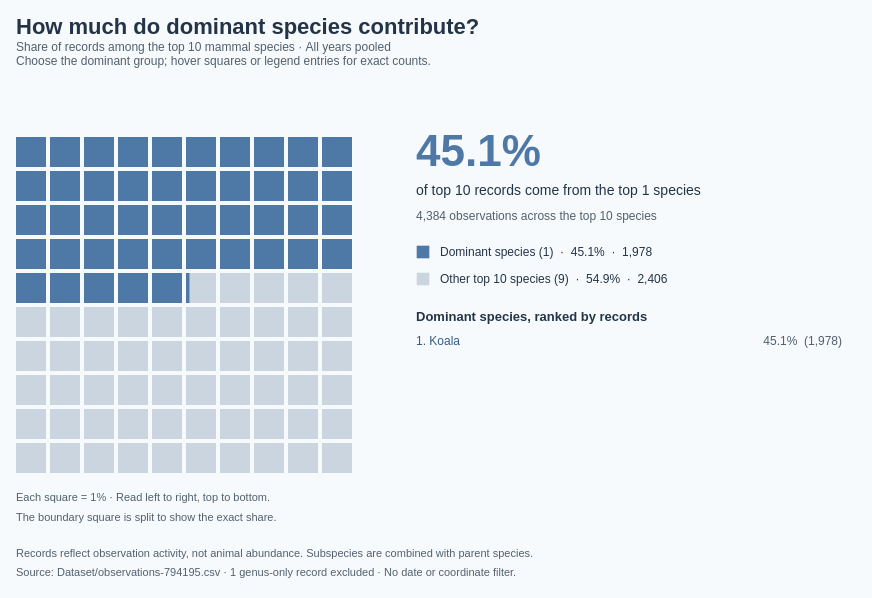

Vega-Lite specification stored for this chart:
### Vega specification from a JSON file in a GitHub repository (floating-point values rounded to 4 significant figures; data arrays with more than 128 entries replaced by an {"elided": "..."} marker saying what was removed)
{"$schema": "https://vega.github.io/schema/vega/v5.json", "description": "Share of observation records among the top 10 mammal species, comparing dominant species with the remaining species in that top 10. Dominant means the top N species by observation count (default top 1; selectable 1, 3, 5, 10), with scientific name ascending breaking ties. The waffle denominator includes only the top 10 species ranked by observation count. Rankings use all dates and coordinates from Dataset/observations-794195.csv: 6,460 species-level records across 155 species. Subspecies are combined with parent species using the first two scientific-name components; one genus-only Nekrolagus record is excluded. Embedded aggregates match Lollipop.vg.json. The 10 by 10 grid contains 100 squares, each representing 1% of records; a split boundary square preserves the exact share without rounding to whole squares. Grid reads left to right, top to bottom. Counts reflect recording activity, not abundance. Individual species labels use the shared BumpChart palette. Tile colours encode dominant versus other records rather than individual species.", "width": 840, "height": 490, "padding": 16, "background": "#f7fafc", "title": {"text": "How much do dominant species contribute?", "subtitle": ["Share of records among the top 10 mammal species · All years pooled", "Choose the dominant group; hover squares or legend entries for exact counts."], "anchor": "start", "font": "Arial", "fontSize": 22, "color": "#243447", "subtitleFontSize": 12, "subtitleColor": "#52606d", "offset": 24}, "signals": [{"name": "topN", "value": 1, "bind": {"input": "select", "options": [1, 3, 5, 10], "labels": ["Top 1 species", "Top 3 species", "Top 5 species", "Top 10 species"], "name": "Dominant species: "}}, {"name": "hoveredGroup", "value": null, "on": [{"events": "@dominantTiles:mouseover, @otherTiles:mouseover", "update": "event.item.mark.name === 'dominantTiles' ? 'Dominant species' : 'Other top 10 species'"}, {"events": "@legendSymbols:mouseover, @legendLabels:mouseover", "update": "datum.group"}, {"events": "@dominantTiles:mouseout, @otherTiles:mouseout, @legendSymbols:mouseout, @legendLabels:mouseout", "update": "null"}]}, {"name": "totals", "update": "data('summary')[0]"}, {"name": "dominantShare", "update": "totals.dominant / totals.total"}, {"name": "cutoff", "update": "dominantShare * 100"}], "data": [{"name": "speciesCounts", "values": {"elided": "155 records"}, "transform": [{"type": "window", "sort": {"field": ["count", "scientific_name"], "order": ["descending", "ascending"]}, "ops": ["row_number"], "as": ["rank"]}, {"type": "formula", "expr": "datum.rank <= topN ? datum.count : 0", "as": "dominantCount"}]}, {"name": "summary", "source": "speciesCounts", "transform": [{"type": "filter", "expr": "datum.rank <= 10"}, {"type": "aggregate", "fields": ["count", "dominantCount", "scientific_name"], "ops": ["sum", "sum", "count"], "as": ["total", "dominant", "speciesCount"]}]}, {"name": "topSpecies", "source": "speciesCounts", "transform": [{"type": "filter", "expr": "datum.rank <= topN"}, {"type": "collect", "sort": {"field": "rank", "order": "ascending"}}]}, {"name": "groups", "values": [{"group": "Dominant species", "order": 0}, {"group": "Other top 10 species", "order": 1}], "transform": [{"type": "formula", "expr": "datum.order === 0 ? totals.dominant : totals.total - totals.dominant", "as": "count"}, {"type": "formula", "expr": "datum.count / totals.total", "as": "share"}, {"type": "formula", "expr": "datum.order === 0 ? topN : totals.speciesCount - topN", "as": "speciesCount"}]}, {"name": "cells", "transform": [{"type": "sequence", "start": 0, "stop": 100, "as": "index"}, {"type": "formula", "expr": "clamp(cutoff - datum.index, 0, 1)", "as": "fraction"}]}, {"name": "dominantCells", "source": "cells", "transform": [{"type": "filter", "expr": "datum.fraction > 0"}]}, {"name": "otherCells", "source": "cells", "transform": [{"type": "filter", "expr": "datum.fraction < 1"}]}], "scales": [{"name": "color", "type": "ordinal", "domain": ["Dominant species", "Other top 10 species"], "range": ["#4e79a7", "#cbd5df"]}, {"name": "speciesColor", "type": "ordinal", "domain": ["Koala", "Platypus", "Grey-headed Flying-fox", "Greater Glider", "Spotted-tailed Quoll", "European Rabbit", "Quokka", "Tasmanian Devil", "Eastern Barred Bandicoot", "Numbat", "Australian Sea Lion", "Eastern Quoll"], "range": ["#365B85", "#B65C30", "#2A8576", "#885BA6", "#AD4770", "#86701D", "#397FAD", "#6D6B70", "#C17A24", "#5146A0", "#6f3c91", "#bab0ab"], "unknown": "#52606d"}], "marks": [{"name": "otherTiles", "type": "rect", "from": {"data": "otherCells"}, "encode": {"update": {"x": {"signal": "datum.index % 10 * 34 + datum.fraction * 30"}, "y": {"signal": "45 + floor(datum.index / 10) * 34"}, "width": {"signal": "30 * (1 - datum.fraction)"}, "height": {"value": 30}, "fill": {"value": "#cbd5df"}, "fillOpacity": {"signal": "hoveredGroup == null || hoveredGroup === 'Other top 10 species' ? 1 : 0.25"}, "tooltip": {"signal": "{'Group': 'Other top 10 species', 'Species': totals.speciesCount - topN, 'Observations': format((totals.total - totals.dominant), ',d'), 'Share of top 10 records': format((1 - dominantShare), '.2%'), 'Total records': format(totals.total, ',d')}"}, "description": {"signal": "'Other top 10 species: ' + format((1 - dominantShare), '.2%') + ' of records'"}}}}, {"name": "dominantTiles", "type": "rect", "from": {"data": "dominantCells"}, "encode": {"update": {"x": {"signal": "datum.index % 10 * 34"}, "y": {"signal": "45 + floor(datum.index / 10) * 34"}, "width": {"signal": "30 * datum.fraction"}, "height": {"value": 30}, "fill": {"value": "#4e79a7"}, "fillOpacity": {"signal": "hoveredGroup == null || hoveredGroup === 'Dominant species' ? 1 : 0.25"}, "tooltip": {"signal": "{'Group': 'Dominant species', 'Species': topN, 'Observations': format(totals.dominant, ',d'), 'Share of top 10 records': format(dominantShare, '.2%'), 'Total records': format(totals.total, ',d')}"}, "description": {"signal": "'Dominant species: ' + format(dominantShare, '.2%') + ' of records'"}}}}, {"name": "gridCaption", "type": "text", "interactive": false, "encode": {"update": {"x": {"value": 0}, "y": {"value": 409}, "text": {"signal": "'Each square = 1% · Read left to right, top to bottom.'"}, "fontSize": {"value": 11}, "fill": {"value": "#52606d"}, "fontWeight": {"value": "normal"}}}}, {"name": "boundaryNote", "type": "text", "interactive": false, "encode": {"update": {"x": {"value": 0}, "y": {"value": 429}, "text": {"signal": "'The boundary square is split to show the exact share.'"}, "fontSize": {"value": 11}, "fill": {"value": "#52606d"}, "fontWeight": {"value": "normal"}}}}, {"name": "headline", "type": "text", "interactive": false, "encode": {"update": {"x": {"value": 400}, "y": {"value": 74}, "text": {"signal": "format(dominantShare, '.1%')"}, "fontSize": {"value": 44}, "fill": {"value": "#4e79a7"}, "fontWeight": {"value": "bold"}}}}, {"name": "headlineCaption", "type": "text", "interactive": false, "encode": {"update": {"x": {"value": 400}, "y": {"value": 103}, "text": {"signal": "'of top 10 records come from the top ' + topN + ' species'"}, "fontSize": {"value": 14}, "fill": {"value": "#243447"}, "fontWeight": {"value": "normal"}}}}, {"name": "totalCaption", "type": "text", "interactive": false, "encode": {"update": {"x": {"value": 400}, "y": {"value": 128}, "text": {"signal": "format(totals.total, ',d') + ' observations across the top ' + totals.speciesCount + ' species'"}, "fontSize": {"value": 12}, "fill": {"value": "#52606d"}, "fontWeight": {"value": "normal"}}}}, {"name": "legendSymbols", "type": "symbol", "from": {"data": "groups"}, "encode": {"update": {"x": {"value": 407}, "y": {"signal": "160 + datum.order * 27"}, "shape": {"value": "square"}, "size": {"value": 160}, "fill": {"scale": "color", "field": "group"}, "opacity": {"signal": "hoveredGroup == null || hoveredGroup === datum.group ? 1 : 0.25"}, "tooltip": {"signal": "{'Group': datum.group, 'Species': datum.speciesCount, 'Observations': format(datum.count, ',d'), 'Share of top 10 records': format(datum.share, '.2%')}"}}}}, {"name": "legendLabels", "type": "text", "interactive": true, "encode": {"update": {"x": {"value": 424}, "y": {"signal": "164 + datum.order * 27"}, "text": {"signal": "datum.group + ' (' + datum.speciesCount + ')  ·  ' + format(datum.share, '.1%') + '  ·  ' + format(datum.count, ',d')"}, "fontSize": {"value": 12}, "fill": {"value": "#243447"}, "fontWeight": {"value": "normal"}, "tooltip": {"signal": "{'Group': datum.group, 'Species': datum.speciesCount, 'Observations': format(datum.count, ',d'), 'Share of top 10 records': format(datum.share, '.2%')}"}}}, "from": {"data": "groups"}}, {"name": "listHeading", "type": "text", "interactive": false, "encode": {"update": {"x": {"value": 400}, "y": {"value": 229}, "text": {"signal": "'Dominant species, ranked by records'"}, "fontSize": {"value": 13}, "fill": {"value": "#243447"}, "fontWeight": {"value": "bold"}}}}, {"name": "speciesLabels", "type": "text", "interactive": false, "encode": {"update": {"x": {"value": 400}, "y": {"signal": "253 + (datum.rank - 1) * 19"}, "text": {"signal": "datum.rank + '. ' + datum.species"}, "fontSize": {"value": 12}, "fill": {"scale": "speciesColor", "field": "species"}, "fontWeight": {"value": "normal"}, "limit": {"value": 290}}}, "from": {"data": "topSpecies"}}, {"name": "speciesShares", "type": "text", "interactive": false, "encode": {"update": {"x": {"value": 826}, "y": {"signal": "253 + (datum.rank - 1) * 19"}, "text": {"signal": "format(datum.count / totals.total, '.1%') + '  (' + format(datum.count, ',d') + ')'"}, "fontSize": {"value": 12}, "fill": {"value": "#52606d"}, "fontWeight": {"value": "normal"}, "align": {"value": "right"}}}, "from": {"data": "topSpecies"}}, {"name": "footnote", "type": "text", "interactive": false, "encode": {"update": {"x": {"value": 0}, "y": {"value": 465}, "text": {"signal": "'Records reflect observation activity, not animal abundance. Subspecies are combined with parent species.'"}, "fontSize": {"value": 11}, "fill": {"value": "#52606d"}, "fontWeight": {"value": "normal"}}}}, {"name": "source", "type": "text", "interactive": false, "encode": {"update": {"x": {"value": 0}, "y": {"value": 484}, "text": {"signal": "'Source: Dataset/observations-794195.csv · 1 genus-only record excluded · No date or coordinate filter.'"}, "fontSize": {"value": 11}, "fill": {"value": "#52606d"}, "fontWeight": {"value": "normal"}}}}], "config": {"font": "Arial"}}
